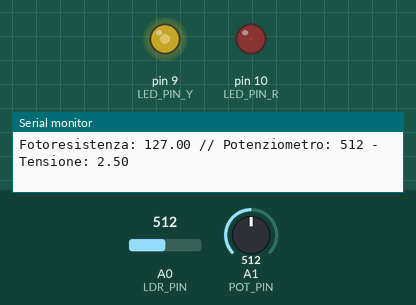
Bench run of a sketch on a simulated Arduino Uno, built with avr-gcc and run on an emulated ATmega328P. Shown: output pins drawn as LEDs (lit = HIGH), the last lines printed to the serial monitor. The test bench sets the inputs (shaded band); at power-on: A0 (LDR_PIN) = 512, A1 (POT_PIN) = 512.

Above: at 1.2 s.
1.3 s: A0 (LDR_PIN) set to 306
At 1.8 s:
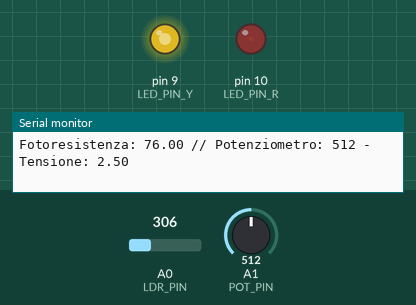
2.8 s: A1 (POT_PIN) set to 0
At 3.3 s:
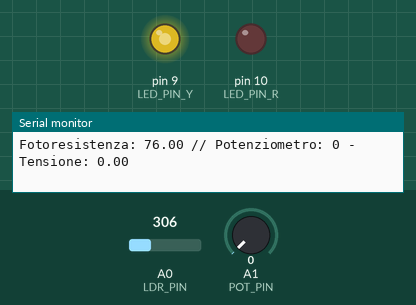
4.3 s: A0 (LDR_PIN) set to 122
At 5.5 s:
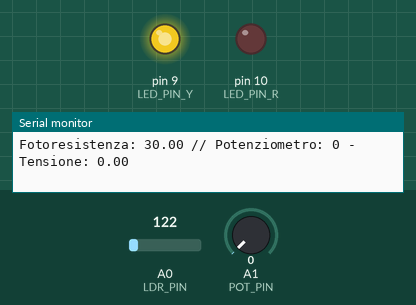
5.8 s: A1 (POT_PIN) set to 47
8.8 s: A1 (POT_PIN) set to 55
At 9.9 s:
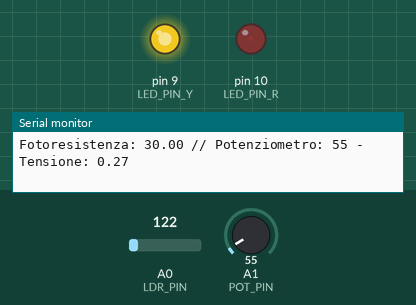
10.3 s: A0 (LDR_PIN) set to 900
At 11.2 s:
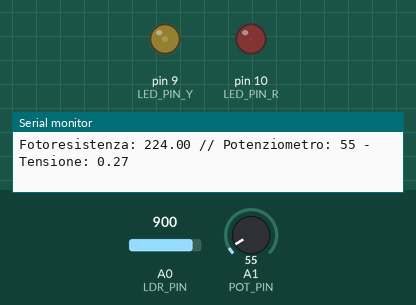
Timing chart, 0 to 12.8 s (numbered marks = the images above; inputs shaded):
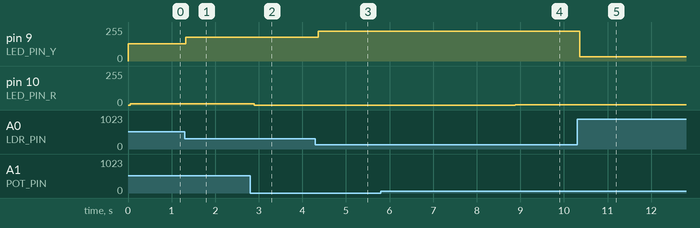

Measured:
- after the input at 1.3 s, pin 9 (LED_PIN_Y): 128/255 → 179/255 at once
- after the input at 2.8 s, pin 10 (LED_PIN_R): 10/255 → 0/255 after 0.10 s
- after the input at 4.3 s, pin 9 (LED_PIN_Y): 179/255 → 225/255 after 0.07 s
- after the input at 8.8 s, pin 10 (LED_PIN_R): 0/255 → 1/255 after 0.09 s
- after the input at 10.3 s, pin 9 (LED_PIN_Y): 225/255 → 31/255 after 0.06 s

The sketch:

dim_led2.ino
```cpp
#define LDR_PIN A0
#define POT_PIN A1
#define LED_PIN_Y 9
#define LED_PIN_R 10
void setup() {
  // put your setup code here, to run once:
  pinMode(LED_PIN_Y, OUTPUT);
  pinMode(LED_PIN_R, OUTPUT);
  Serial.begin(9600);
}

void loop() {
  // qui misuro l'intensità della fotoresistenza
  float lum = misuraLuminosita();

  analogWrite(LED_PIN_Y, 255-lum);

  Serial.print("Fotoresistenza: ");
  Serial.print(lum);
  delay(50);

  // qui inserisco il potenziometro
  int sensorValue = analogRead(POT_PIN);
	// Converte la lettura (range da 0 a 1023) in voltaggi (0 - 5V):
	float voltage = sensorValue * (5.0 / 1023.0);
  Serial.print(" // Potenziometro: ");
	Serial.print(sensorValue);
	Serial.print(" - Tensione: ");
	Serial.println(voltage);
  analogWrite(LED_PIN_R, sensorValue * (5.0 / 255.0));
  delay(50);
}

float misuraLuminosita() {
  int valore_ldr = analogRead(LDR_PIN);
  float val_ldr_convertito = map(valore_ldr, 0, 1023, 0, 255);

  return val_ldr_convertito;
}
```
